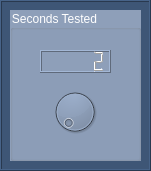
      <widget class="QFrame" name="frameST">
       <property name="geometry">
        <rect>
         <x>310</x>
         <y>0</y>
         <width>151</width>
         <height>171</height>
        </rect>
       </property>
       <property name="palette">
        <palette>
         <active>
          <colorrole role="WindowText">
           <brush brushstyle="SolidPattern">
            <color alpha="255">
             <red>0</red>
             <green>0</green>
             <blue>0</blue>
            </color>
           </brush>
          </colorrole>
          <colorrole role="Button">
           <brush brushstyle="SolidPattern">
            <color alpha="255">
             <red>62</red>
             <green>86</green>
             <blue>118</blue>
            </color>
           </brush>
          </colorrole>
          <colorrole role="Light">
           <brush brushstyle="SolidPattern">
            <color alpha="255">
             <red>255</red>
             <green>255</green>
             <blue>255</blue>
            </color>
           </brush>
          </colorrole>
          <colorrole role="Midlight">
           <brush brushstyle="SolidPattern">
            <color alpha="255">
             <red>255</red>
             <green>255</green>
             <blue>255</blue>
            </color>
           </brush>
          </colorrole>
          <colorrole role="Dark">
           <brush brushstyle="SolidPattern">
            <color alpha="255">
             <red>127</red>
             <green>127</green>
             <blue>127</blue>
            </color>
           </brush>
          </colorrole>
          <colorrole role="Mid">
           <brush brushstyle="SolidPattern">
            <color alpha="255">
             <red>170</red>
             <green>170</green>
             <blue>170</blue>
            </color>
           </brush>
          </colorrole>
          <colorrole role="Text">
           <brush brushstyle="SolidPattern">
            <color alpha="255">
             <red>0</red>
             <green>0</green>
             <blue>0</blue>
            </color>
           </brush>
          </colorrole>
          <colorrole role="BrightText">
           <brush brushstyle="SolidPattern">
            <color alpha="255">
             <red>255</red>
             <green>255</green>
             <blue>255</blue>
            </color>
           </brush>
          </colorrole>
          <colorrole role="ButtonText">
           <brush brushstyle="SolidPattern">
            <color alpha="255">
             <red>0</red>
             <green>0</green>
             <blue>0</blue>
            </color>
           </brush>
          </colorrole>
          <colorrole role="Base">
           <brush brushstyle="SolidPattern">
            <color alpha="255">
             <red>62</red>
             <green>86</green>
             <blue>118</blue>
            </color>
           </brush>
          </colorrole>
          <colorrole role="Window">
           <brush brushstyle="SolidPattern">
            <color alpha="255">
             <red>62</red>
             <green>86</green>
             <blue>118</blue>
            </color>
           </brush>
          </colorrole>
          <colorrole role="Shadow">
           <brush brushstyle="SolidPattern">
            <color alpha="255">
             <red>0</red>
             <green>0</green>
             <blue>0</blue>
            </color>
           </brush>
          </colorrole>
          <colorrole role="AlternateBase">
           <brush brushstyle="SolidPattern">
            <color alpha="255">
             <red>255</red>
             <green>255</green>
             <blue>255</blue>
            </color>
           </brush>
          </colorrole>
          <colorrole role="ToolTipBase">
           <brush brushstyle="SolidPattern">
            <color alpha="255">
             <red>255</red>
             <green>255</green>
             <blue>220</blue>
            </color>
           </brush>
          </colorrole>
          <colorrole role="ToolTipText">
           <brush brushstyle="SolidPattern">
            <color alpha="255">
             <red>0</red>
             <green>0</green>
             <blue>0</blue>
            </color>
           </brush>
          </colorrole>
         </active>
         <inactive>
          <colorrole role="WindowText">
           <brush brushstyle="SolidPattern">
            <color alpha="255">
             <red>0</red>
             <green>0</green>
             <blue>0</blue>
            </color>
           </brush>
          </colorrole>
          <colorrole role="Button">
           <brush brushstyle="SolidPattern">
            <color alpha="255">
             <red>62</red>
             <green>86</green>
             <blue>118</blue>
            </color>
           </brush>
          </colorrole>
          <colorrole role="Light">
           <brush brushstyle="SolidPattern">
            <color alpha="255">
             <red>255</red>
             <green>255</green>
             <blue>255</blue>
            </color>
           </brush>
          </colorrole>
          <colorrole role="Midlight">
           <brush brushstyle="SolidPattern">
            <color alpha="255">
             <red>255</red>
             <green>255</green>
             <blue>255</blue>
            </color>
           </brush>
          </colorrole>
          <colorrole role="Dark">
           <brush brushstyle="SolidPattern">
            <color alpha="255">
             <red>127</red>
             <green>127</green>
             <blue>127</blue>
            </color>
           </brush>
          </colorrole>
          <colorrole role="Mid">
           <brush brushstyle="SolidPattern">
            <color alpha="255">
             <red>170</red>
             <green>170</green>
             <blue>170</blue>
            </color>
           </brush>
          </colorrole>
          <colorrole role="Text">
           <brush brushstyle="SolidPattern">
            <color alpha="255">
             <red>0</red>
             <green>0</green>
             <blue>0</blue>
            </color>
           </brush>
          </colorrole>
          <colorrole role="BrightText">
           <brush brushstyle="SolidPattern">
            <color alpha="255">
             <red>255</red>
             <green>255</green>
             <blue>255</blue>
            </color>
           </brush>
          </colorrole>
          <colorrole role="ButtonText">
           <brush brushstyle="SolidPattern">
            <color alpha="255">
             <red>0</red>
             <green>0</green>
             <blue>0</blue>
            </color>
           </brush>
          </colorrole>
          <colorrole role="Base">
           <brush brushstyle="SolidPattern">
            <color alpha="255">
             <red>62</red>
             <green>86</green>
             <blue>118</blue>
            </color>
           </brush>
          </colorrole>
          <colorrole role="Window">
           <brush brushstyle="SolidPattern">
            <color alpha="255">
             <red>62</red>
             <green>86</green>
             <blue>118</blue>
            </color>
           </brush>
          </colorrole>
          <colorrole role="Shadow">
           <brush brushstyle="SolidPattern">
            <color alpha="255">
             <red>0</red>
             <green>0</green>
             <blue>0</blue>
            </color>
           </brush>
          </colorrole>
          <colorrole role="AlternateBase">
           <brush brushstyle="SolidPattern">
            <color alpha="255">
             <red>255</red>
             <green>255</green>
             <blue>255</blue>
            </color>
           </brush>
          </colorrole>
          <colorrole role="ToolTipBase">
           <brush brushstyle="SolidPattern">
            <color alpha="255">
             <red>255</red>
             <green>255</green>
             <blue>220</blue>
            </color>
           </brush>
          </colorrole>
          <colorrole role="ToolTipText">
           <brush brushstyle="SolidPattern">
            <color alpha="255">
             <red>0</red>
             <green>0</green>
             <blue>0</blue>
            </color>
           </brush>
          </colorrole>
         </inactive>
         <disabled>
          <colorrole role="WindowText">
           <brush brushstyle="SolidPattern">
            <color alpha="255">
             <red>127</red>
             <green>127</green>
             <blue>127</blue>
            </color>
           </brush>
          </colorrole>
          <colorrole role="Button">
           <brush brushstyle="SolidPattern">
            <color alpha="255">
             <red>62</red>
             <green>86</green>
             <blue>118</blue>
            </color>
           </brush>
          </colorrole>
          <colorrole role="Light">
           <brush brushstyle="SolidPattern">
            <color alpha="255">
             <red>255</red>
             <green>255</green>
             <blue>255</blue>
            </color>
           </brush>
          </colorrole>
          <colorrole role="Midlight">
           <brush brushstyle="SolidPattern">
            <color alpha="255">
             <red>255</red>
             <green>255</green>
             <blue>255</blue>
            </color>
           </brush>
          </colorrole>
          <colorrole role="Dark">
           <brush brushstyle="SolidPattern">
            <color alpha="255">
             <red>127</red>
             <green>127</green>
             <blue>127</blue>
            </color>
           </brush>
          </colorrole>
          <colorrole role="Mid">
           <brush brushstyle="SolidPattern">
            <color alpha="255">
             <red>170</red>
             <green>170</green>
             <blue>170</blue>
            </color>
           </brush>
          </colorrole>
          <colorrole role="Text">
           <brush brushstyle="SolidPattern">
            <color alpha="255">
             <red>127</red>
             <green>127</green>
             <blue>127</blue>
            </color>
           </brush>
          </colorrole>
          <colorrole role="BrightText">
           <brush brushstyle="SolidPattern">
            <color alpha="255">
             <red>255</red>
             <green>255</green>
             <blue>255</blue>
            </color>
           </brush>
          </colorrole>
          <colorrole role="ButtonText">
           <brush brushstyle="SolidPattern">
            <color alpha="255">
             <red>127</red>
             <green>127</green>
             <blue>127</blue>
            </color>
           </brush>
          </colorrole>
          <colorrole role="Base">
           <brush brushstyle="SolidPattern">
            <color alpha="255">
             <red>62</red>
             <green>86</green>
             <blue>118</blue>
            </color>
           </brush>
          </colorrole>
          <colorrole role="Window">
           <brush brushstyle="SolidPattern">
            <color alpha="255">
             <red>62</red>
             <green>86</green>
             <blue>118</blue>
            </color>
           </brush>
          </colorrole>
          <colorrole role="Shadow">
           <brush brushstyle="SolidPattern">
            <color alpha="255">
             <red>0</red>
             <green>0</green>
             <blue>0</blue>
            </color>
           </brush>
          </colorrole>
          <colorrole role="AlternateBase">
           <brush brushstyle="SolidPattern">
            <color alpha="255">
             <red>255</red>
             <green>255</green>
             <blue>255</blue>
            </color>
           </brush>
          </colorrole>
          <colorrole role="ToolTipBase">
           <brush brushstyle="SolidPattern">
            <color alpha="255">
             <red>255</red>
             <green>255</green>
             <blue>220</blue>
            </color>
           </brush>
          </colorrole>
          <colorrole role="ToolTipText">
           <brush brushstyle="SolidPattern">
            <color alpha="255">
             <red>0</red>
             <green>0</green>
             <blue>0</blue>
            </color>
           </brush>
          </colorrole>
         </disabled>
        </palette>
       </property>
       <property name="autoFillBackground">
        <bool>false</bool>
       </property>
       <property name="styleSheet">
        <string notr="true">background-color: rgb(62, 86, 118);</string>
       </property>
       <property name="frameShape">
        <enum>QFrame::Box</enum>
       </property>
       <property name="frameShadow">
        <enum>QFrame::Raised</enum>
       </property>
       <property name="lineWidth">
        <number>1</number>
       </property>
       <widget class="QGroupBox" name="groupBoxST">
        <property name="geometry">
         <rect>
          <x>10</x>
          <y>10</y>
          <width>131</width>
          <height>151</height>
         </rect>
        </property>
        <property name="autoFillBackground">
         <bool>false</bool>
        </property>
        <property name="styleSheet">
         <string notr="true">background-color: rgb(142, 159, 185);
color: rgb(255, 255, 255);
font: 75 10pt &quot;Sans Serif&quot;;

</string>
        </property>
        <property name="title">
         <string>Seconds Tested</string>
        </property>
        <property name="flat">
         <bool>false</bool>
        </property>
        <property name="checkable">
         <bool>false</bool>
        </property>
        <widget class="QDial" name="dialST">
         <property name="geometry">
          <rect>
           <x>40</x>
           <y>70</y>
           <width>50</width>
           <height>64</height>
          </rect>
         </property>
         <property name="minimum">
          <number>2</number>
         </property>
         <property name="maximum">
          <number>30</number>
         </property>
        </widget>
        <widget class="QLCDNumber" name="lcdNumberST">
         <property name="geometry">
          <rect>
           <x>30</x>
           <y>40</y>
           <width>71</width>
           <height>23</height>
          </rect>
         </property>
         <property name="smallDecimalPoint">
          <bool>true</bool>
         </property>
         <property name="value" stdset="0">
          <double>2.000000000000000</double>
         </property>
        </widget>
       </widget>
      </widget>
